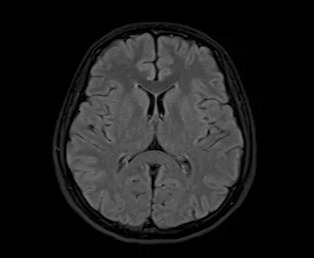
#> input picture server/DATASET/pred/pred0.jpg, 314 x 258 px, found by its file name
$ jupyter execute --allow-errors brain_tumor.ipynb   (shell and % lines are left out)
#> lines starting #> are read from the running program, lines starting #| are printed output that depends on the picture
# Installing the important packages

[cell 1]
import cv2

import tensorflow as tf

import os
from PIL import Image
import numpy as np
import tensorflow as tf
from tensorflow import keras
from sklearn.model_selection import train_test_split
from keras.utils import normalize
from keras.models import Sequential
from keras.layers import Conv2D,MaxPooling2D,Activation,Dropout,Flatten,Dense
from keras.utils import to_categorical
import joblib

# Importing the brain tumor dataset

[cell 2]
image_directory='datasets/'
dataset=[]
label=[]
#> (the rest of this cell did not finish here and is left out)

# Reading the image dataset to the numpy array

#> (a cell that did not finish here is left out)

#> (a cell that did not finish here is left out)

# Splitting the training and testing dataset

#> (a cell that did not finish here is left out)

# Normalizing the dataset

#> (a cell that did not finish here is left out)

# Training the model and exporting the model to a pickle file

#> (a cell that did not finish here is left out)

# Loading the pickle file

model=joblib.load('model.pkl')

# Reading a sample image

[cell 8]
image=cv2.imread('datasets/pred/pred0.jpg')
#> image is the input picture: shape (258, 314, 3); min 0, max 133, mean 29.2
print(image)
#> (printed output is left out)

[cell 9]
import matplotlib.pyplot as plt
#> (the rest of this cell did not finish here and is left out)

[cell 10]
from PIL import Image

# Storing the image in a numpy array

[cell 11]
img = Image.fromarray(image)
img=img.resize((64,64))
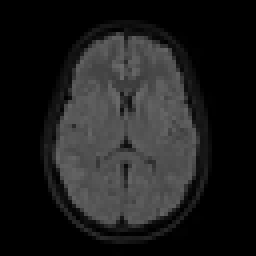
#> img: PIL image 64x64 RGB (shown 4 times larger); min 0, max 107, mean 29.3
#> (the rest of this cell did not finish here and is left out)

# Predicting whether the individual is suffering from Brain Tumor or not

#> (a cell that did not finish here is left out)

#> (a cell that did not finish here is left out)

# Testing for a tumorous brain

[cell 14]
image=cv2.imread('datasets/pred/pred5.jpg')
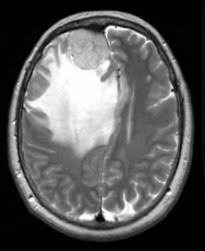
#> input picture server/DATASET/pred/pred5.jpg, 205 x 251 px, found by its file name
#> image is the input picture: shape (251, 205, 3); min 0, max 255, mean 90.6
print(image)
#> (printed output is left out)

[cell 15]
plt.imshow(image)

[cell 16]
from PIL import Image

[cell 17]
img = Image.fromarray(image)
img=img.resize((64,64))
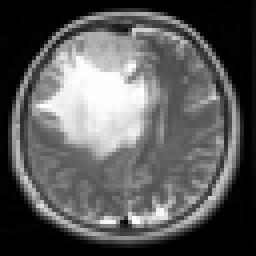
#> img: PIL image 64x64 RGB (shown 4 times larger); min 0, max 255, mean 90.6
#> (the rest of this cell did not finish here and is left out)
